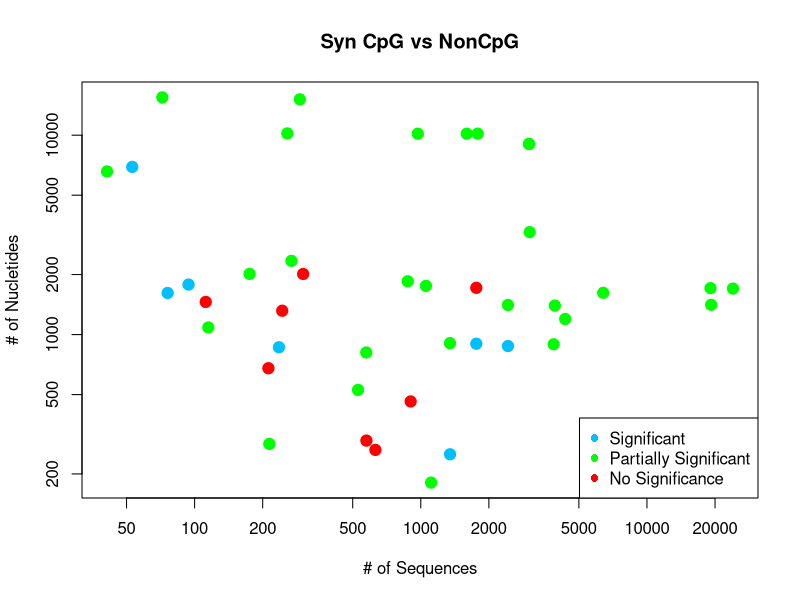
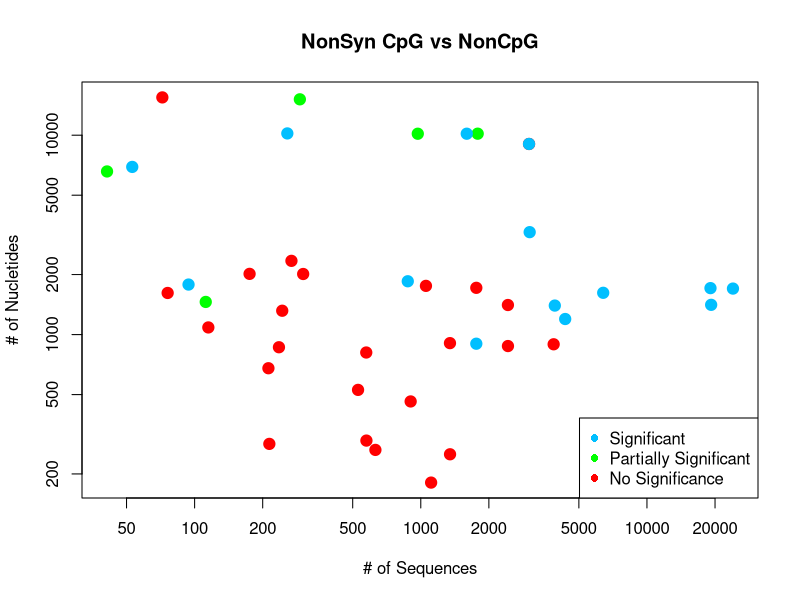
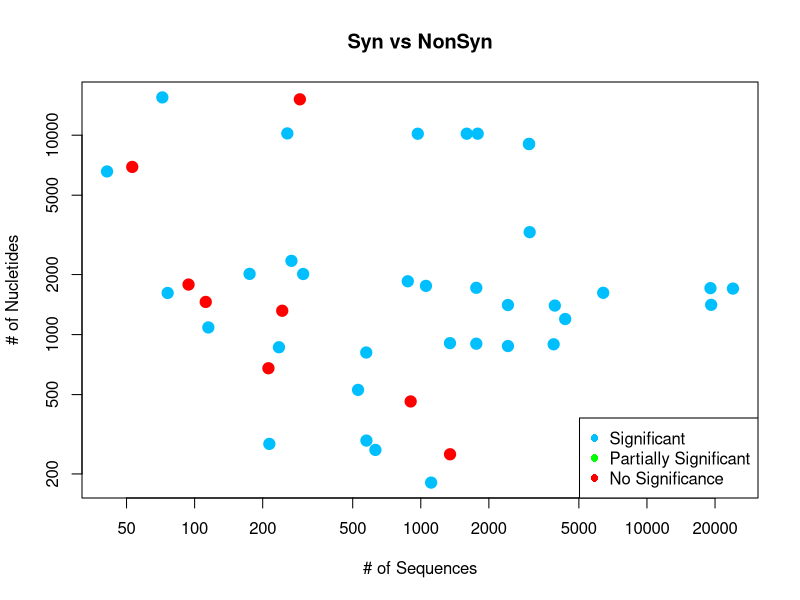
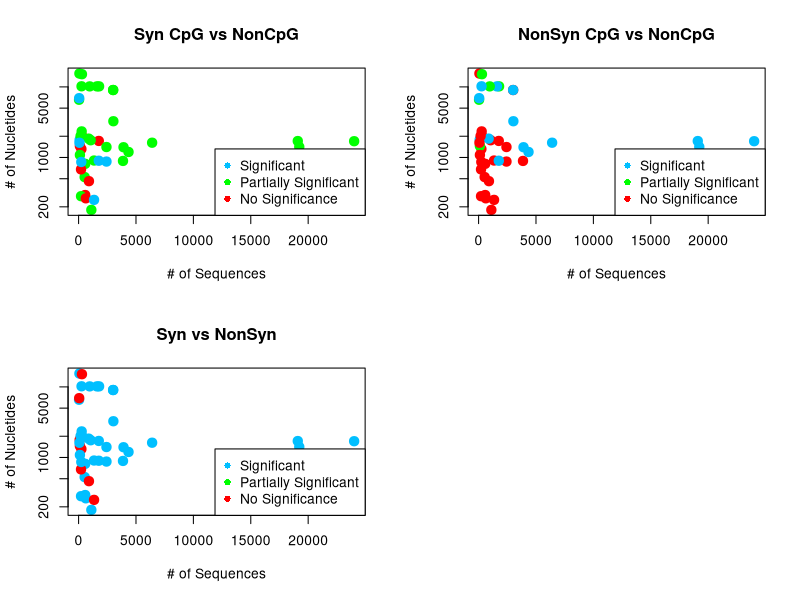
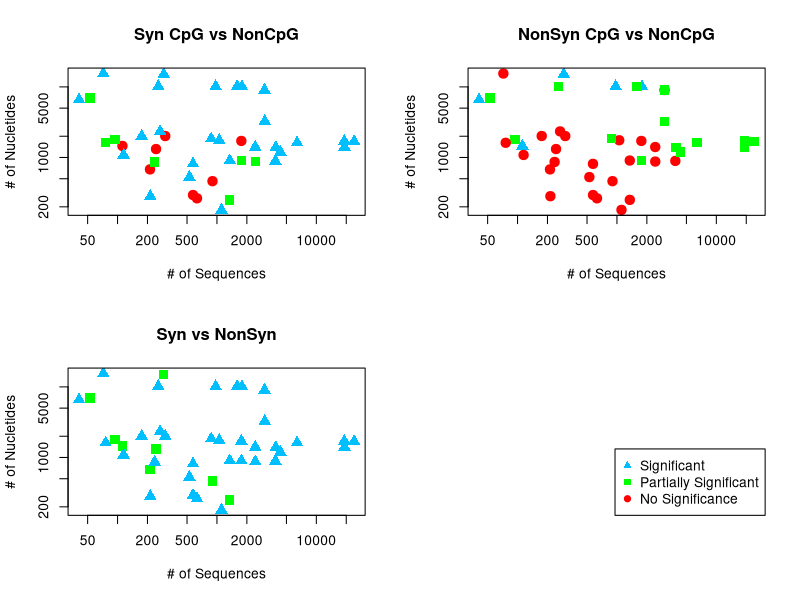
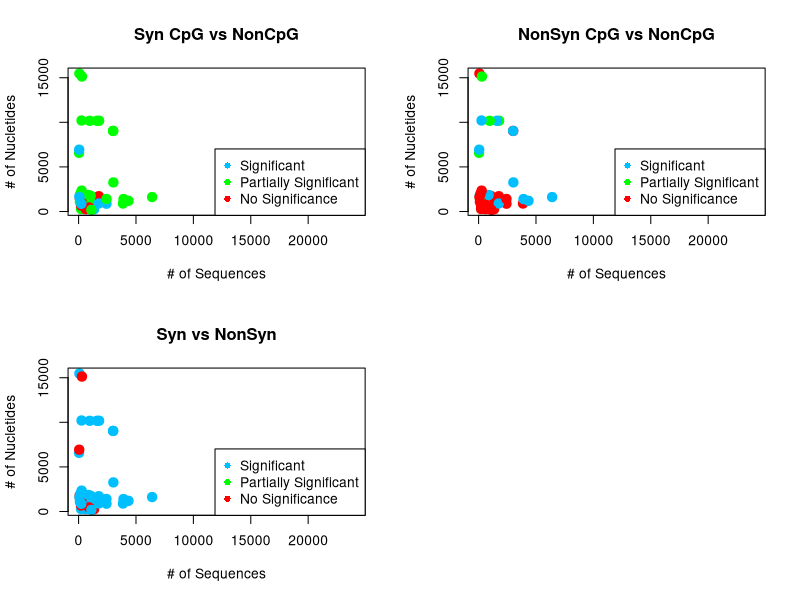

Generate these figures, in order, with R:
# graph for data vs significant 

library(scales)
library(plotrix)
library(sfsmisc)
library(gdata)
# Virus_info<- read.csv("data/CpG_List.csv")
# 
# data_points_df<- read.csv("output/alldatapoints.csv")
# #data_points_df=data_points_df[-(27), ] 
# data_points_df <- drop.levels(data_points_df[-(27), ]) 
# tally<- read.csv("data/recount2.csv")
tally<- read.csv("data/CpG_Newdata_tally.csv")

# data_points_df$SynCpg=0
# data_points_df$NonSynCpg=0
# data_points_df$SynNonSyn=0
# for (i in 1:nrow(data_points_df)) {
#  treat=data_points_df$Virus[i]
#   
#   print(treat)
#  # treat=factor(data_points_df$Virus[i])
#   for (j in 1:nrow(tally)){
#     # splitnameAll<-unlist(strsplit(as.character(Virus_info$name[j]),".fasta"))
#     # splitname<-unlist(strsplit(as.character(splitnameAll[1]),"_"))
#    truename<-tally$Virus[j]
#     print(truename)
#    # truename=factor(tally$Virus[i])
#     if(treat==truename){
#       data_points_df$SynCpg[i]<-tally$A..G.Syn..CpG.v.NonCpG.[j]+tally$T..C.Syn..CpG.v.NonCpG.[j]
#       data_points_df$NonSynCpg[i]<-tally$A..G.NonSyn..CpG.v.NonCpG[j]+tally$T..C.NonSyn..CpG.v.NonCpG[j]
#       data_points_df$SynNonSyn[i]<-tally$A..G.Syn.v.NonSyn[j]+tally$T..C.Syn.v.NonSyn[j]
#       
#       
#     }
#   } 
# }
# 
# #Syn CpG vs Non-CpG
#   
tally$SynCpg<-tally$A..G.Syn..CpG.v.NonCpG.+tally$T..C.Syn..CpG.v.NonCpG.
tally$NonSynCpg<-tally$A..G.NonSyn..CpG.v.NonCpG+tally$T..C.NonSyn..CpG.v.NonCpG
tally$SynNonSyn<-tally$A..G.Syn.v.NonSyn+tally$T..C.Syn.v.NonSyn

palette(alpha(c("red","deepskyblue1","green")))

  png("output/amount/Syn_5_18.png", width = 6.75, height = 6.75, units = "in", res= 300)
  #par(mfrow=c(2,2))#, bg = "darkseagreen1"
  plot(tally$SeqNumber,tally$NucleotideNumber,log='xy',col=factor(tally$SynCpg),pch=19,cex=1.5, main="Syn CpG vs NonCpG",xlab = "# of Sequences", ylab = "# of Nucletides")
  legend("bottomright",legend=c("Significant","Partially Significant","No Significance"),
         col= c("deepskyblue1","green","red"), horiz= FALSE, 
         #lty is type of line used,cex is size of legend, xpd allows legend to lie outside the plot,bty is type of box around legend       
         cex=1, pch = c(16,16,16))
  
  png("output/amount/NonSyn_5_18.png", width = 6.75, height = 6.75, units = "in", res= 300)
  plot(tally$SeqNumber,tally$NucleotideNumber,log='xy',col=factor(tally$NonSynCpg),pch=19,cex=1.5, main="NonSyn CpG vs NonCpG",xlab = "# of Sequences", ylab = "# of Nucletides")
  legend("bottomright",legend=c("Significant","Partially Significant","No Significance"),
         col= c("deepskyblue1","green","red"), horiz= FALSE, 
         #lty is type of line used,cex is size of legend, xpd allows legend to lie outside the plot,bty is type of box around legend       
         cex=1, pch = c(16,16,16))
  png("output/amount/SynNonSyn_5_18.png", width = 6.75, height = 6.75, units = "in", res= 300)
  plot(tally$SeqNumber,tally$NucleotideNumber,log='xy',col=factor(tally$SynNonSyn),pch=19,cex=1.5, main="Syn vs NonSyn",xlab = "# of Sequences", ylab = "# of Nucletides")
  legend("bottomright",legend=c("Significant","Partially Significant","No Significance"),
         col= c("deepskyblue1","green","red"), horiz= FALSE, 
         #lty is type of line used,cex is size of legend, xpd allows legend to lie outside the plot,bty is type of box around legend       
         cex=1, pch = c(16,16,16))
dev.off()

png("output/amount/alllogy_5_18.png", width = 6.75, height = 6.75, units = "in", res= 300)
par(mfrow=c(2,2))#, bg = "darkseagreen1"

plot(tally$SeqNumber,tally$NucleotideNumber,log='y',col=factor(tally$SynCpg),pch=19,cex=1.5, main="Syn CpG vs NonCpG",xlab = "# of Sequences", ylab = "# of Nucletides")
legend("bottomright",legend=c("Significant","Partially Significant","No Significance"),
       col= c("deepskyblue1","green","red"), horiz= FALSE, 
       #lty is type of line used,cex is size of legend, xpd allows legend to lie outside the plot,bty is type of box around legend       
       cex=1, pch = c(16,16,16))


plot(tally$SeqNumber,tally$NucleotideNumber,log='y',col=factor(tally$NonSynCpg),pch=19,cex=1.5, main="NonSyn CpG vs NonCpG",xlab = "# of Sequences", ylab = "# of Nucletides")
legend("bottomright",legend=c("Significant","Partially Significant","No Significance"),
       col= c("deepskyblue1","green","red"), horiz= FALSE, 
       #lty is type of line used,cex is size of legend, xpd allows legend to lie outside the plot,bty is type of box around legend       
       cex=1, pch = c(16,16,16))

plot(tally$SeqNumber,tally$NucleotideNumber,log='y',col=factor(tally$SynNonSyn),pch=19,cex=1.5, main="Syn vs NonSyn",xlab = "# of Sequences", ylab = "# of Nucletides")
legend("bottomright",legend=c("Significant","Partially Significant","No Significance"),
       col= c("deepskyblue1","green","red"), horiz= FALSE, 
       #lty is type of line used,cex is size of legend, xpd allows legend to lie outside the plot,bty is type of box around legend       
       cex=1, pch = c(16,16,16))
dev.off()

png("output/amount/alllogxy_5_18.png", width = 6.75, height = 6.75, units = "in", res= 300)
par(mfrow=c(2,2))#, bg = "darkseagreen1"

plot(tally$SeqNumber,tally$NucleotideNumber,log='xy',col=c("red","green","deepskyblue1")[as.factor(tally$SynCpg)],pch=c(19,15,17)[as.factor(tally$SynCpg)],cex=1.5, main="Syn CpG vs NonCpG",xlab = "# of Sequences", ylab = "# of Nucletides")


plot(tally$SeqNumber,tally$NucleotideNumber,log='xy',col=c("red","green","deepskyblue1")[as.factor(tally$NonSynCpg)],pch=c(19,15,17)[as.factor(tally$NonSynCpg)],cex=1.5, main="NonSyn CpG vs NonCpG",xlab = "# of Sequences", ylab = "# of Nucletides")

plot(tally$SeqNumber,tally$NucleotideNumber,log='xy',col=c("green","deepskyblue1")[as.factor(tally$SynNonSyn)],pch=c(15,17)[as.factor(tally$SynNonSyn)],cex=1.5, main="Syn vs NonSyn",xlab = "# of Sequences", ylab = "# of Nucletides")
plot(0, xaxt = 'n', yaxt = 'n', bty = 'n', pch = '', ylab = '', xlab = '')
legend("bottomright",legend=c("Significant","Partially Significant","No Significance"),
       col= c("deepskyblue1","green","red"), horiz= FALSE, 
       #lty is type of line used,cex is size of legend, xpd allows legend to lie outside the plot,bty is type of box around legend       
       cex=1, pch = c(17,15,19))
dev.off()

png("output/amount/allnolog_5_18.png", width = 6.75, height = 6.75, units = "in", res= 300)
par(mfrow=c(2,2))#, bg = "darkseagreen1"

plot(tally$SeqNumber,tally$NucleotideNumber,col=factor(tally$SynCpg),pch=19,cex=1.5, main="Syn CpG vs NonCpG",xlab = "# of Sequences", ylab = "# of Nucletides")
legend("bottomright",legend=c("Significant","Partially Significant","No Significance"),
       col= c("deepskyblue1","green","red"), horiz= FALSE, 
       #lty is type of line used,cex is size of legend, xpd allows legend to lie outside the plot,bty is type of box around legend       
       cex=1, pch = c(16,16,16))


plot(tally$SeqNumber,tally$NucleotideNumber,col=factor(tally$NonSynCpg),pch=19,cex=1.5, main="NonSyn CpG vs NonCpG",xlab = "# of Sequences", ylab = "# of Nucletides")
legend("bottomright",legend=c("Significant","Partially Significant","No Significance"),
       col= c("deepskyblue1","green","red"), horiz= FALSE, 
       #lty is type of line used,cex is size of legend, xpd allows legend to lie outside the plot,bty is type of box around legend       
       cex=1, pch = c(16,16,16))

plot(tally$SeqNumber,tally$NucleotideNumber,col=factor(tally$SynNonSyn),pch=19,cex=1.5, main="Syn vs NonSyn",xlab = "# of Sequences", ylab = "# of Nucletides")
legend("bottomright",legend=c("Significant","Partially Significant","No Significance"),
       col= c("deepskyblue1","green","red"), horiz= FALSE, 
       #lty is type of line used,cex is size of legend, xpd allows legend to lie outside the plot,bty is type of box around legend       
       cex=1, pch = c(16,16,16))
dev.off()
